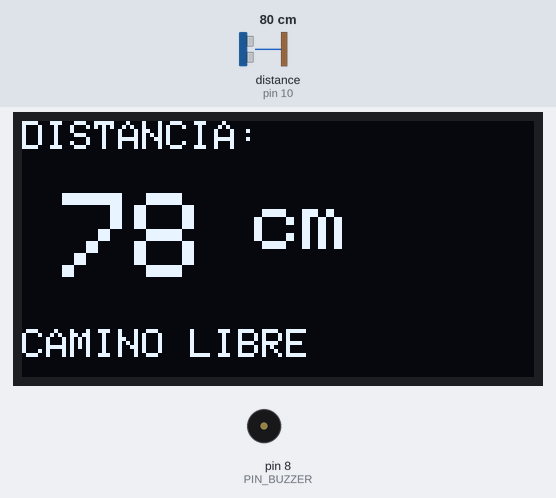
Bench run of a sketch on a simulated Arduino Uno, built with avr-gcc and run on an emulated ATmega328P. Parts: 128×64 one-colour display, buzzer (waves = sounding, pin HIGH). Wiring (inferred from the names in the program): ultrasonic range finder: trigger pin 9; echo pin 10. Inputs (shaded band) come from the test bench; at power-on: distance to the obstacle (sensor on pin 10) 80 cm. The echo pulse lasts 58.3 µs per cm; pins used as bus, display or sensor lines are not drawn; what the sketch prints to the serial monitor is not drawn.

Above: at 2.7 s.
2.8 s: distance to the obstacle (sensor on pin 10) set to 35 cm
At 3.3 s:
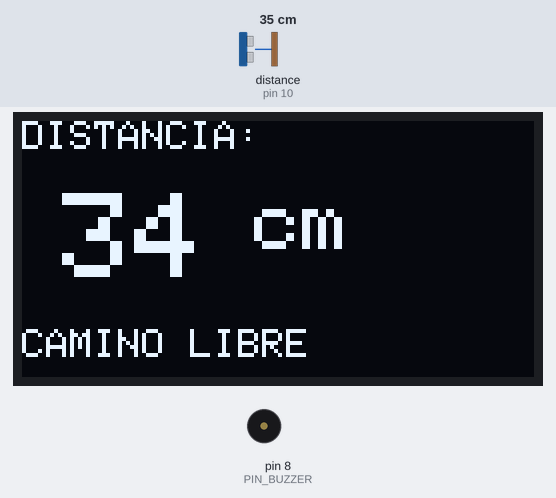
4.4 s: distance to the obstacle (sensor on pin 10) set to 27 cm
At 4.65 s:
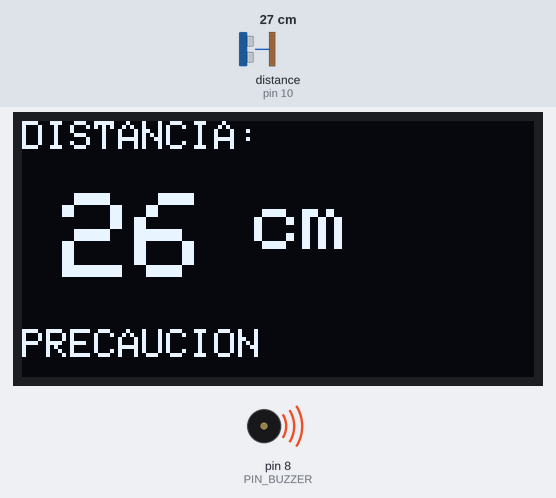
6.5 s: distance to the obstacle (sensor on pin 10) set to 8 cm
At 6.79 s:
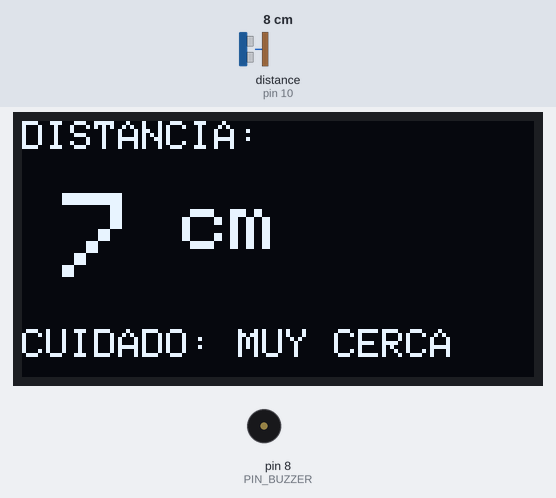
8.4 s: distance to the obstacle (sensor on pin 10) set to 5 cm
At 9.7 s:
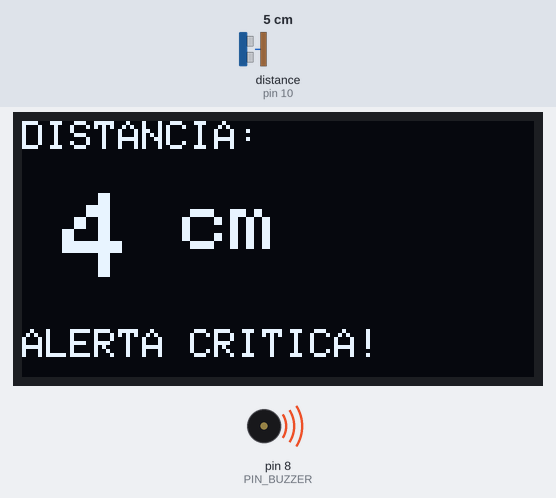
10.0 s: distance to the obstacle (sensor on pin 10) set to 60 cm
At 10.4 s:
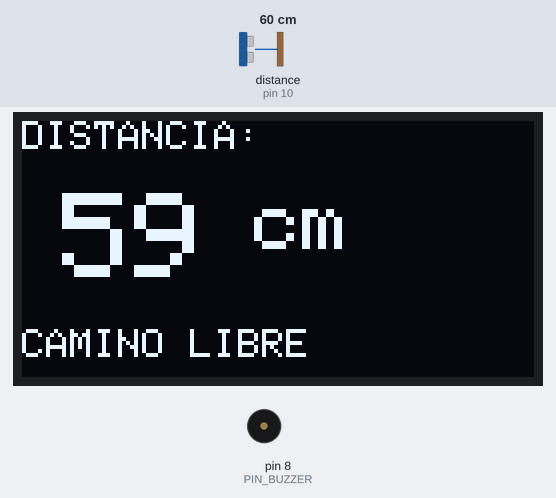
11.5 s: distance to the obstacle (sensor on pin 10) set to 2 cm
At 12.7 s:
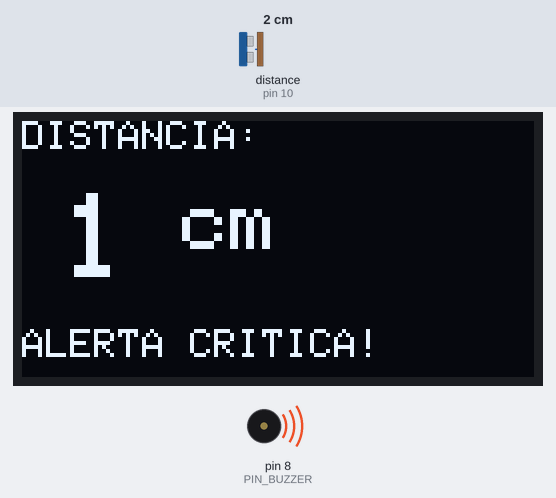
Timing chart, 0 to 14.1 s (numbered marks = the images above; inputs shaded):
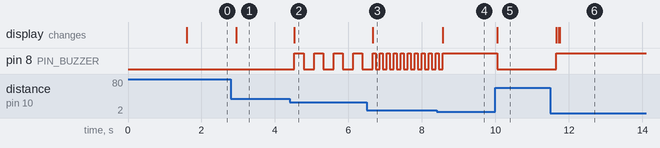

Measured:
- the behaviour switches between 32 and 31 cm on distance to the obstacle (sensor on pin 10) (found by bisection; images 1 and 2)
- the behaviour switches between 7 and 6 cm on distance to the obstacle (sensor on pin 10) (found by bisection; images 3 and 4)
- after the input at 2.8 s, the display: changes after 0.14 s (image 1)
- after the input at 4.4 s, pin 8 (PIN_BUZZER): alternates HIGH for 0.25 s and LOW for 0.28 s, starting after 0.13 s; the display: changes after 0.13 s (image 2)
- after the input at 6.5 s, pin 8 (PIN_BUZZER): alternates HIGH for 0.08 s and LOW for 0.11 s, starting after 0.24 s; the display: changes after 0.16 s (image 3)
- after the input at 8.4 s, pin 8 (PIN_BUZZER): goes on until 8.6 s, then stays HIGH; the display: changes after 0.17 s (image 4)
- after the input at 10.0 s, pin 8 (PIN_BUZZER): HIGH → LOW after 0.05 s; the display: changes after 0.05 s (image 5)
- after the input at 11.5 s, pin 8 (PIN_BUZZER): LOW → HIGH after 0.16 s; the display: changes after 0.16 s (image 6)

The sketch:

sketch.ino
```cpp
 // Libreria para comunicacionn I2C.
#include <Wire.h>
// Libreria para graficos y textos.
#include <Adafruit_GFX.h>
// Libreria para controlar el display OLED.
#include <Adafruit_SSD1306.h>

// Dimensiones de la pantalla OLED: 128 pixeles de ancho y 64 de alto.
#define SCREEN_WIDTH 128
#define SCREEN_HEIGHT 64

// Se crea el objeto display para controlar la pantalla mediante I2C.
Adafruit_SSD1306 display(SCREEN_WIDTH, SCREEN_HEIGHT, &Wire, -1);

// Definicion de los pines utilizados en Arduino.
const int PIN_TRIG = 9;    // Pin que envia la senal del sensor.
const int PIN_ECHO = 10;   // Pin que recibe el rebote del ultrasonido.
const int PIN_BUZZER = 8;  // Pin que controla el buzzer.

// Variable que almacena la distancia medida en centimetros.
int distanciaActual = 0;

// Configuracion inicial del sistema.
void setup() {

  // Configura los pines del sensor y del buzzer.
  pinMode(PIN_TRIG, OUTPUT);
  pinMode(PIN_ECHO, INPUT);
  pinMode(PIN_BUZZER, OUTPUT);

  // Inicia la comunicacion serial a 9600 baudios.
  Serial.begin(9600);

  // Inicializa el display OLED con direccion I2C 0x3C.
  if (!display.begin(SSD1306_SWITCHCAPVCC, 0x3C)) {

    // Informa un error si no se puede iniciar la pantalla.
    Serial.println("Fallo al iniciar OLED");

    // Detiene el programa si el display no funciona.
    for (;;);

  }

  // Limpia la pantalla y configura el color del texto.
  display.clearDisplay();
  display.setTextColor(WHITE);
  display.setTextSize(1);

  // Muestra un mensaje inicial en el display.
  display.setCursor(15, 25);
  display.println("SENSOR DE DIST.");
  display.display();

  // Espera 1,5 segundos antes de comenzar las mediciones.
  delay(1500);

}

// Bucle principal: se ejecuta continuamente mientras el Arduino esta encendido.
void loop() {

  // Obtiene la distancia medida por el sensor ultrasonico.
  distanciaActual = medirDistancia(PIN_TRIG, PIN_ECHO);

  // Envia la distancia al monitor serial.
  Serial.print("Distancia al obstaculo: ");
  Serial.print(distanciaActual);
  Serial.println(" cm");

  // Limpia la pantalla para actualizar la informacion.
  display.clearDisplay();

  // Muestra el titulo de la medicion.
  display.setTextSize(1);
  display.setCursor(0, 0);
  display.println("DISTANCIA:");

  // Muestra la distancia medida en un tamano de letra mayor.
  display.setTextSize(3);
  display.setCursor(10, 18);
  display.print(distanciaActual);

  // Agrega la unidad de medida en centimetros.
  display.setTextSize(2);
  display.println(" cm");

  // Ubica el mensaje de alerta en la parte inferior.
  display.setTextSize(1);
  display.setCursor(0, 52);

  // Evalua la distancia y determina el nivel de riesgo.
  if (distanciaActual > 0 && distanciaActual <= 5) {

    // Distancia critica: el obstaculo esta a 5 cm o menos.
    display.println("ALERTA CRITICA!");

  } else if (distanciaActual > 5 && distanciaActual <= 15) {

    // Nivel de cuidado: el obstaculo esta entre 6 y 15 cm.
    display.println("CUIDADO: MUY CERCA");

  } else if (distanciaActual > 15 && distanciaActual <= 30) {

    // Nivel de precaucion: el obstaculo esta entre 16 y 30 cm.
    display.println("PRECAUCION");

  } else {

    // Si no se cumple ninguna condicion anterior, indica camino libre.
    display.println("CAMINO LIBRE");

  }

  // Actualiza la informacion visible en la pantalla.
  display.display();

  // Activa el buzzer segun la distancia detectada.
  gestionarAlerta(distanciaActual, PIN_BUZZER);

}

// Funcion que mide la distancia utilizando el sensor HC-SR04.
// Recibe los pines TRIG y ECHO y devuelve la distancia en centimetros.
int medirDistancia(int trig, int echo) {

  // Asegura que el pin TRIG comience en estado bajo.
  digitalWrite(trig, LOW);
  delayMicroseconds(2);

  // Envia un pulso ultrasonico de 10 microsegundos.
  digitalWrite(trig, HIGH);
  delayMicroseconds(10);
  digitalWrite(trig, LOW);

  // Mide cuanto tiempo permanece activa la senal recibida en ECHO.
  long duracion = pulseIn(echo, HIGH);

  // Convierte el tiempo del pulso en distancia en centimetros.
  // Se divide por 2 porque el sonido realiza ida y vuelta.
  int cm = duracion * 0.034 / 2;

  // Devuelve el resultado de la medicion.
  return cm;

}

// Funcion que controla las alertas sonoras segun la distancia.
// Recibe la distancia medida y el pin conectado al buzzer.
void gestionarAlerta(int cm, int buzzer) {

  // Si el obstaculo esta a 5 cm o menos, activa el buzzer continuamente.
  if (cm > 0 && cm <= 5) {

    digitalWrite(buzzer, HIGH);

  }

  // Entre 6 y 15 cm, genera una alerta sonora rapida.
  else if (cm > 5 && cm <= 15) {

    digitalWrite(buzzer, HIGH);
    delay(80);
    digitalWrite(buzzer, LOW);
    delay(80);

  }

  // Entre 16 y 30 cm, genera una alerta sonora mas lenta.
  else if (cm > 15 && cm <= 30) {

    digitalWrite(buzzer, HIGH);
    delay(250);
    digitalWrite(buzzer, LOW);
    delay(250);

  }

  // Si el obstaculo esta a mas de 30 cm o no hay una medicion valida,
  // apaga el buzzer.
  else {

    digitalWrite(buzzer, LOW);
    delay(100);

  }

}
```
